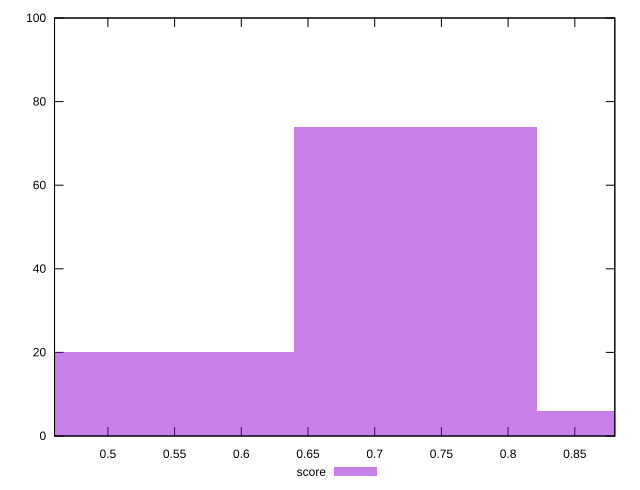

Generate this figure with gnuplot:
reset

$score <<EOF
0.7305091827406699 74
0.5478818870555024 20
0.9131364784258373 6
EOF

set key outside below
set boxwidth 0.18262729568516747
set xrange [0.46:0.88]
set yrange [0:100]
set trange [0:100]
set style fill transparent solid 0.5 noborder
set terminal svg size 640, 490 enhanced background rgb 'white'
set output "reports/report_00027_2021-02-24T12-40-31.850Z/unused-css-rules/samples/astro/score/histogram.svg"

plot $score title "score" with boxes

reset
